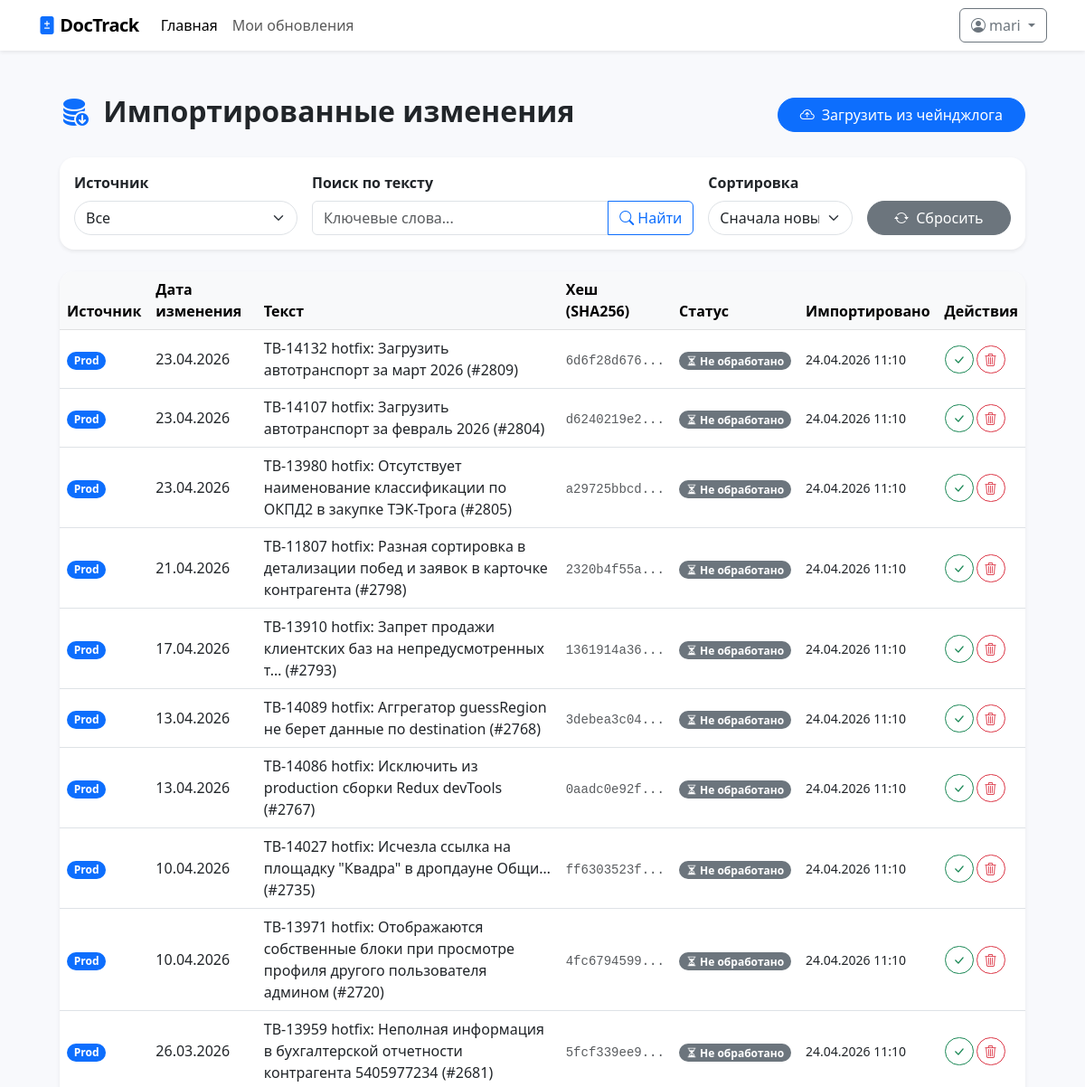
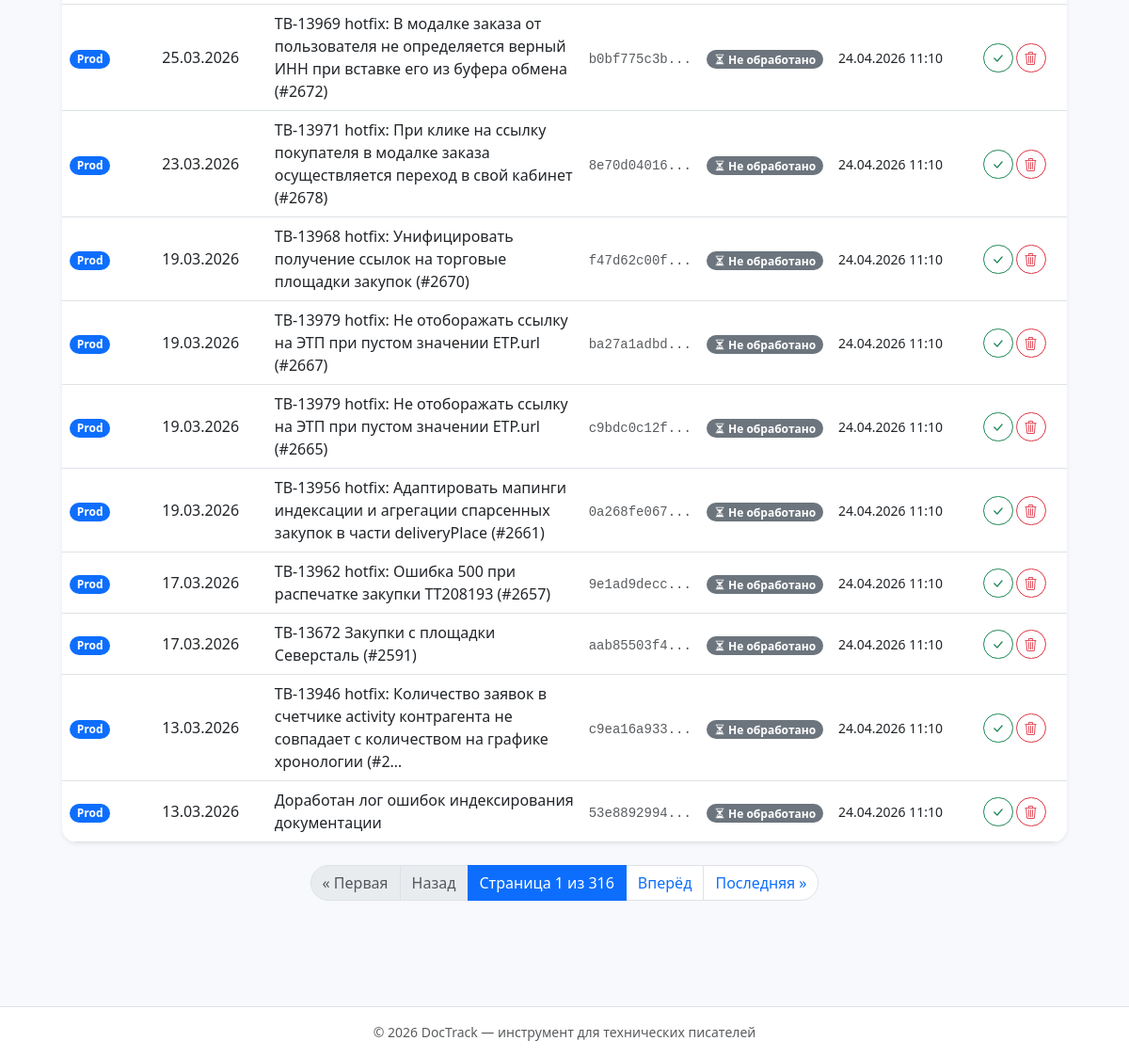
Page /imported-changes/ (signed in) on the committed database (2 pictures, top to bottom).
### support/models.py (models this page shows, shortened)
class ImportedChange(models.Model):
    SOURCE_CHOICES = [
        ('prod', 'Production'),
        ('dev', 'Development'),
    ]
    source = models.CharField(
        max_length=4,
        choices=SOURCE_CHOICES,
        db_index=True
        )
    date = models.DateField()
    text = models.TextField()
    hash = models.CharField(max_length=64, unique=True)
    imported_at = models.DateTimeField(default=timezone.now)
    is_processed = models.BooleanField(default=False)
    class Meta:
        ordering = ['-date', 'source']
        verbose_name = 'Импортированное изменение'
        verbose_name_plural = 'Импортированные изменения'

### support/views.py (the view, shortened to what this page needs)
@login_required
def imported_changes_list(request):
    source_filter = request.GET.get('source', '')
    search_query = request.GET.get('q', '').strip()
    queryset = ImportedChange.objects.all()
    if source_filter in ['prod', 'dev']:
        queryset = queryset.filter(source=source_filter)
    if search_query:
        queryset = queryset.filter(text__icontains=search_query)
    order_by = request.GET.get('order_by', '-date')
    if order_by in ['date', '-date', 'source', '-source', 'imported_at', '-imported_at']:
        queryset = queryset.order_by(order_by)
    paginator = Paginator(queryset, 20)
    page_number = request.GET.get('page')
    page_obj = paginator.get_page(page_number)
    context = {
        'page_obj': page_obj,
        'source_filter': source_filter,
        'search_query': search_query,
        'current_order': order_by,
    }
    return render(request, 'support/imported_changes_list.html', context)

### templates/support/imported_changes_list.html (shortened to what this page needs)
{% extends "base.html" %}
{% load static %}
{% block content %}
<div class="container-fluid px-4 py-4">
    <div class="d-flex justify-content-between align-items-center mb-4 flex-wrap gap-3">
        <h1 class="h2 fw-semibold">
            <i class="bi bi-database-fill-down text-primary me-2"></i> Импортированные изменения
        </h1>
        <form method="post" class="m-0">
            <button type="submit" name="import_changes" value="1" class="btn btn-primary rounded-pill px-4">
                <i class="bi bi-cloud-arrow-up me-2"></i>Загрузить из чейнджлога
            </button>
        </form>
    </div>
    <div class="card shadow-sm border-0 rounded-4 mb-4">
        <div class="card-body">
            <form method="get" class="row g-3 align-items-end">
                <div class="col-md-3">
                    <label for="source" class="form-label fw-semibold">Источник</label>
                    <select name="source" id="source" class="form-select rounded-pill">
                        <option value="">Все</option>
                    </select>
                </div>
                <div class="col-md-5">
                    <label for="q" class="form-label fw-semibold">Поиск по тексту</label>
                    <div class="input-group">
                        <input type="text" name="q" id="q" class="form-control rounded-pill-start" value="{{ search_query }}" placeholder="Ключевые слова...">
                        <button type="submit" class="btn btn-outline-primary rounded-pill-end">
                            <i class="bi bi-search"></i> Найти
                        </button>
                    </div>
                </div>
                <div class="col-md-2">
                    <label for="order_by" class="form-label fw-semibold">Сортировка</label>
                    <select name="order_by" id="order_by" class="form-select rounded-pill">
                        <option value="-date" {% if current_order == '-date' %}selected{% endif %}>Сначала новые</option>
                    </select>
                </div>
                <div class="col-md-2">
                    <a href="{% url 'imported_changes_list' %}" class="btn btn-secondary rounded-pill w-100">
                        <i class="bi bi-arrow-repeat me-1"></i> Сбросить
                    </a>
                </div>
            </form>
        </div>
    </div>
    <div class="card shadow-sm border-0 rounded-4 overflow-hidden">
        <div class="table-responsive">
            <table class="table table-hover align-middle mb-0">
                <thead class="table-light">
                    <tr>
                        <th>Источник</th>
                        <th>Дата изменения</th>
                        <th>Текст</th>
                        <th>Хеш (SHA256)</th>
                        <th>Статус</th>
                        <th>Импортировано</th>
                        <th>Действия</th>
                    </tr>
                </thead>
                <tbody>
                    {% for change in page_obj %}
                    <tr>
                        <td>
                            {% if change.source == 'prod' %}
                                <span class="badge bg-primary rounded-pill">Prod</span>
                            {% else %}
                                <span class="badge bg-info text-dark rounded-pill">Dev</span>
                            {% endif %}
                        </td>
                        <td class="text-nowrap">{{ change.date|date:"d.m.Y" }}</td>
                        <td>{{ change.text|truncatechars:120 }}</td>
                        <td><code class="small text-muted">{{ change.hash|slice:":10" }}...</code></td>
                        <td>
                            {% if change.is_processed %}
                                <span class="badge bg-success rounded-pill"><i class="bi bi-check-circle"></i> Обработано</span>
                            {% else %}
                                <span class="badge bg-secondary rounded-pill"><i class="bi bi-hourglass-split"></i> Не обработано</span>
                            {% endif %}
                        </td>
                        <td class="text-nowrap small">{{ change.imported_at|date:"d.m.Y H:i" }}</td>
                        <td>
                            <div class="btn-group btn-group-sm">
                                <button type="button" class="btn btn-outline-success rounded-pill me-1"
                                        data-bs-toggle="modal" data-bs-target="#markModal{{ change.id }}"
                                        title="Отметить обработанным" {% if change.is_processed %}disabled{% endif %}>
                                    <i class="bi bi-check-lg"></i>
                                </button>
                                <button type="button" class="btn btn-outline-danger rounded-pill"
                                        data-bs-toggle="modal" data-bs-target="#deleteModal{{ change.id }}"
                                        title="Удалить">
                                    <i class="bi bi-trash3"></i>
                                </button>
                            </div>
                        </td>
                    </tr>
                    {% endfor %}
                </tbody>
            </table>
        </div>
    </div>
    {% if page_obj.paginator.num_pages > 1 %}
    <nav class="mt-4 d-flex justify-content-center">
        <ul class="pagination">
            {% if page_obj.has_previous %}
                <li class="page-item">
                    <a class="page-link rounded-start-pill" href="?page=1{% if source_filter %}&source={{ source_filter }}{% endif %}{% if search_query %}&q={{ search_query }}{% endif %}{% if current_order %}&order_by={{ current_order }}{% endif %}">
                        &laquo; Первая
                    </a>
                </li>
                <li class="page-item">
                    <a class="page-link" href="?page={{ page_obj.previous_page_number }}{% if source_filter %}&source={{ source_filter }}{% endif %}{% if search_query %}&q={{ search_query }}{% endif %}{% if current_order %}&order_by={{ current_order }}{% endif %}">
                        Назад
                    </a>
                </li>
            {% else %}
                <li class="page-item disabled"><span class="page-link rounded-start-pill">&laquo; Первая</span></li>
                <li class="page-item disabled"><span class="page-link">Назад</span></li>
            {% endif %}
            <li class="page-item active">
                <span class="page-link">
                    Страница {{ page_obj.number }} из {{ page_obj.paginator.num_pages }}
                </span>
            </li>
            {% if page_obj.has_next %}
                <li class="page-item">
                    <a class="page-link" href="?page={{ page_obj.next_page_number }}{% if current_order %}&order_by={{ current_order }}{% endif %}">
                        Вперёд
                    </a>
                </li>
                <li class="page-item">
                    <a class="page-link rounded-end-pill" href="?page={{ page_obj.paginator.num_pages }}{% if current_order %}&order_by={{ current_order }}{% endif %}">
                        Последняя &raquo;
                    </a>
                </li>
            {% else %}
                <li class="page-item disabled"><span class="page-link">Вперёд</span></li>
                <li class="page-item disabled"><span class="page-link rounded-end-pill">Последняя &raquo;</span></li>
            {% endif %}
        </ul>
    </nav>
    {% endif %}
</div>
{% endblock %}

### templates/base.html (shortened to what this page needs)
{% load static %}
<!DOCTYPE html>
<html lang="ru">
<head>
    <link href="https://cdn.jsdelivr.net/npm/bootstrap@5.3.0-alpha1/dist/css/bootstrap.min.css" rel="stylesheet">
    <link rel="stylesheet" href="https://cdn.jsdelivr.net/npm/bootstrap-icons@1.11.1/font/bootstrap-icons.css">
</head>
<body>
{% include "includes/header.html" %}
<main class="py-4">
    <div class="container">
        {% block content %}
        {% endblock %}
    </div>
</main>
{% include "includes/footer.html" %}
</body>
</html>

### templates/includes/header.html (shortened to what this page needs)
<nav class="navbar navbar-expand-lg navbar-light bg-white shadow-sm sticky-top">
    <div class="container">
        <a class="navbar-brand" href="/">
            <i class="bi bi-file-diff-fill text-primary"></i> DocTrack
        </a>
        <div class="collapse navbar-collapse" id="navbarMain">
            <ul class="navbar-nav me-auto mb-2 mb-lg-0">
                <li class="nav-item"><a class="nav-link active" href="/">Главная</a></li>
                {% if user.is_authenticated %}
                <li class="nav-item"><a class="nav-link" href="{% url 'imported_changes_list' %}">Мои обновления</a></li>
                {% endif %}
            </ul>
            <div class="d-flex">
                {% if user.is_authenticated %}
                    <div class="dropdown">
                        <button class="btn btn-outline-secondary dropdown-toggle" type="button" data-bs-toggle="dropdown">
                            <i class="bi bi-person-circle"></i> {{ user.username }}
                        </button>
                    </div>
                {% else %}
                    <a href="" class="btn btn-outline-primary me-2">Войти</a>
                    <a href="" class="btn btn-primary">Регистрация</a>
                {% endif %}
            </div>
        </div>
    </div>
</nav>

### templates/includes/footer.html
<footer class="footer py-3 mt-5">
    <div class="container text-center text-muted small">
        &copy; {% now "Y" %} DocTrack — инструмент для технических писателей
    </div>
</footer>

### templates/base.html (style rules this page uses)
body { background-color: #f8f9fc; font-family: 'Segoe UI', system-ui, -apple-system, 'Roboto', sans-serif; }
.navbar-brand { font-weight: 700; letter-spacing: -0.5px; }
.card { border-radius: 1rem; border: none; box-shadow: 0 2px 8px rgba(0, 0, 0, 0.05); transition: transform 0.2s, box-shadow 0.2s; }
.footer { background-color: white; border-top: 1px solid #dee2e6; }

### rows in the picture
ImportedChange: source "Prod", date "23.04.2026", text "TB-14132 hotfix: Загрузить автотранспорт за март 2026 (#2809)", hash "6d6f28d676", is_processed False (drawn), imported_at "24.04.2026 11:10"
ImportedChange: source "Prod", date "23.04.2026", text "TB-14107 hotfix: Загрузить автотранспорт за февраль 2026 (#2804)", hash "d6240219e2", is_processed False (drawn), imported_at "24.04.2026 11:10"
ImportedChange: source "Prod", date "23.04.2026", text "TB-13980 hotfix: Отсутствует наименование классификации по ОКПД2 в закупке ТЭК-Трога (#2805)", hash "a29725bbcd", is_processed False (drawn), imported_at "24.04.2026 11:10"
ImportedChange: source "Prod", date "21.04.2026", text "TB-11807 hotfix: Разная сортировка в детализации побед и заявок в карточке контрагента (#2798)", hash "2320b4f55a", is_processed False (drawn), imported_at "24.04.2026 11:10"
ImportedChange: source "Prod", date "17.04.2026", text "TB-13910 hotfix: Запрет продажи клиентских баз на непредусмотренных т… (#2793)", hash "1361914a36", is_processed False (drawn), imported_at "24.04.2026 11:10"
ImportedChange: source "Prod", date "13.04.2026", text "TB-14089 hotfix: Аггрегатор guessRegion не берет данные по destination (#2768)", hash "3debea3c04", is_processed False (drawn), imported_at "24.04.2026 11:10"
ImportedChange: source "Prod", date "13.04.2026", text "TB-14086 hotfix: Исключить из production сборки Redux devTools (#2767)", hash "0aadc0e92f", is_processed False (drawn), imported_at "24.04.2026 11:10"
ImportedChange: source "Prod", date "10.04.2026", text "TB-14027 hotfix: Исчезла ссылка на площадку \"Квадра\" в дропдауне Общи… (#2735)", hash "ff6303523f", is_processed False (drawn), imported_at "24.04.2026 11:10"
ImportedChange: source "Prod", date "10.04.2026", text "TB-13971 hotfix: Отображаются собственные блоки при просмотре профиля другого пользователя админом (#2720)", hash "4fc6794599", is_processed False (drawn), imported_at "24.04.2026 11:10"
ImportedChange: source "Prod", date "26.03.2026", text "TB-13959 hotfix: Неполная информация в бухгалтерской отчетности контрагента 5405977234 (#2681)", hash "5fcf339ee9", is_processed False (drawn), imported_at "24.04.2026 11:10"
ImportedChange: source "Prod", date "25.03.2026", text "TB-13969 hotfix: В модалке заказа от пользователя не определяется верный ИНН при вставке его из буфера обмена (#2672)", hash "b0bf775c3b", is_processed False (drawn), imported_at "24.04.2026 11:10"
ImportedChange: source "Prod", date "23.03.2026", text "TB-13971 hotfix: При клике на ссылку покупателя в модалке заказа осуществляется переход в свой кабинет (#2678)", hash "8e70d04016", is_processed False (drawn), imported_at "24.04.2026 11:10"
ImportedChange: source "Prod", date "19.03.2026", text "TB-13968 hotfix: Унифицировать получение ссылок на торговые площадки закупок (#2670)", hash "f47d62c00f", is_processed False (drawn), imported_at "24.04.2026 11:10"
ImportedChange: source "Prod", date "19.03.2026", text "TB-13979 hotfix: Не отоборажать ссылку на ЭТП при пустом значении ETP.url (#2667)", hash "ba27a1adbd", is_processed False (drawn), imported_at "24.04.2026 11:10"
ImportedChange: source "Prod", date "19.03.2026", text "TB-13979 hotfix: Не отоборажать ссылку на ЭТП при пустом значении ETP.url (#2665)", hash "c9bdc0c12f", is_processed False (drawn), imported_at "24.04.2026 11:10"
ImportedChange: source "Prod", date "19.03.2026", text "TB-13956 hotfix: Адаптировать мапинги индексации и агрегации спарсенных закупок в части deliveryPlace (#2661)", hash "0a268fe067", is_processed False (drawn), imported_at "24.04.2026 11:10"
ImportedChange: source "Prod", date "17.03.2026", text "TB-13962 hotfix: Ошибка 500 при распечатке закупки TT208193 (#2657)", hash "9e1ad9decc", is_processed False (drawn), imported_at "24.04.2026 11:10"
ImportedChange: source "Prod", date "17.03.2026", text "TB-13672 Закупки с площадки Северсталь (#2591)", hash "aab85503f4", is_processed False (drawn), imported_at "24.04.2026 11:10"
ImportedChange: source "Prod", date "13.03.2026", text "TB-13946 hotfix: Количество заявок в счетчике activity контрагента не совпадает с количеством на графике хронологии (#2…", hash "c9ea16a933", is_processed False (drawn), imported_at "24.04.2026 11:10"
ImportedChange: source "Prod", date "13.03.2026", text "Доработан лог ошибок индексирования документации", hash "53e8892994", is_processed False (drawn), imported_at "24.04.2026 11:10"

### other values in the picture
{{ user.username }} "mari"
{{ page_obj.number }} "1"
{{ page_obj.paginator.num_pages }} "316"
